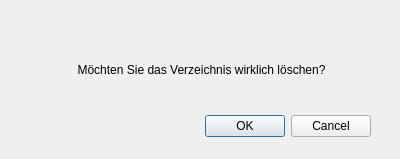
<?xml version="1.0" encoding="UTF-8"?>
<ui version="4.0">
 <class>deleteDirectory</class>
 <widget class="QDialog" name="deleteDirectory">
  <property name="geometry">
   <rect>
    <x>0</x>
    <y>0</y>
    <width>400</width>
    <height>159</height>
   </rect>
  </property>
  <property name="windowTitle">
   <string>Dialog</string>
  </property>
  <widget class="QDialogButtonBox" name="buttonBox">
   <property name="geometry">
    <rect>
     <x>30</x>
     <y>110</y>
     <width>341</width>
     <height>32</height>
    </rect>
   </property>
   <property name="orientation">
    <enum>Qt::Horizontal</enum>
   </property>
   <property name="standardButtons">
    <set>QDialogButtonBox::Cancel|QDialogButtonBox::Ok</set>
   </property>
  </widget>
  <widget class="QLabel" name="label">
   <property name="geometry">
    <rect>
     <x>26</x>
     <y>60</y>
     <width>351</width>
     <height>20</height>
    </rect>
   </property>
   <property name="text">
    <string>Möchten Sie das Verzeichnis wirklich löschen?</string>
   </property>
   <property name="alignment">
    <set>Qt::AlignCenter</set>
   </property>
  </widget>
 </widget>
 <resources/>
 <connections>
  <connection>
   <sender>buttonBox</sender>
   <signal>accepted()</signal>
   <receiver>deleteDirectory</receiver>
   <slot>accept()</slot>
   <hints>
    <hint type="sourcelabel">
     <x>248</x>
     <y>254</y>
    </hint>
    <hint type="destinationlabel">
     <x>157</x>
     <y>274</y>
    </hint>
   </hints>
  </connection>
  <connection>
   <sender>buttonBox</sender>
   <signal>rejected()</signal>
   <receiver>deleteDirectory</receiver>
   <slot>reject()</slot>
   <hints>
    <hint type="sourcelabel">
     <x>316</x>
     <y>260</y>
    </hint>
    <hint type="destinationlabel">
     <x>286</x>
     <y>274</y>
    </hint>
   </hints>
  </connection>
 </connections>
</ui>
